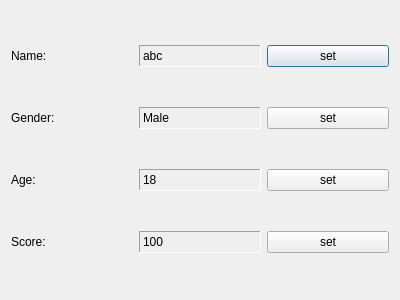
<?xml version="1.0" encoding="UTF-8"?>
<ui version="4.0">
 <class>stdid</class>
 <widget class="QDialog" name="stdid">
  <property name="geometry">
   <rect>
    <x>0</x>
    <y>0</y>
    <width>400</width>
    <height>300</height>
   </rect>
  </property>
  <property name="windowTitle">
   <string>Dialog</string>
  </property>
  <layout class="QGridLayout" name="gridLayout">
   <item row="0" column="0">
    <widget class="QLabel" name="name_label">
     <property name="text">
      <string>Name:</string>
     </property>
    </widget>
   </item>
   <item row="2" column="0">
    <widget class="QLabel" name="gender_label">
     <property name="text">
      <string>Gender:</string>
     </property>
    </widget>
   </item>
   <item row="2" column="1">
    <widget class="QLabel" name="gender_value">
     <property name="frameShape">
      <enum>QFrame::Panel</enum>
     </property>
     <property name="frameShadow">
      <enum>QFrame::Sunken</enum>
     </property>
     <property name="text">
      <string>Male</string>
     </property>
    </widget>
   </item>
   <item row="3" column="0">
    <widget class="QLabel" name="age_label">
     <property name="text">
      <string>Age:</string>
     </property>
    </widget>
   </item>
   <item row="0" column="1">
    <widget class="QLabel" name="name_value">
     <property name="frameShape">
      <enum>QFrame::Panel</enum>
     </property>
     <property name="frameShadow">
      <enum>QFrame::Sunken</enum>
     </property>
     <property name="text">
      <string>abc</string>
     </property>
    </widget>
   </item>
   <item row="0" column="2">
    <widget class="QPushButton" name="name_btn">
     <property name="text">
      <string>set</string>
     </property>
    </widget>
   </item>
   <item row="3" column="1">
    <widget class="QLabel" name="age_value">
     <property name="frameShape">
      <enum>QFrame::Panel</enum>
     </property>
     <property name="frameShadow">
      <enum>QFrame::Sunken</enum>
     </property>
     <property name="text">
      <string>18</string>
     </property>
    </widget>
   </item>
   <item row="4" column="1">
    <widget class="QLabel" name="score_value">
     <property name="frameShape">
      <enum>QFrame::Panel</enum>
     </property>
     <property name="frameShadow">
      <enum>QFrame::Sunken</enum>
     </property>
     <property name="text">
      <string>100</string>
     </property>
    </widget>
   </item>
   <item row="4" column="0">
    <widget class="QLabel" name="score_label">
     <property name="text">
      <string>Score:</string>
     </property>
    </widget>
   </item>
   <item row="2" column="2">
    <widget class="QPushButton" name="gender_btn">
     <property name="text">
      <string>set</string>
     </property>
    </widget>
   </item>
   <item row="3" column="2">
    <widget class="QPushButton" name="age_btn">
     <property name="text">
      <string>set</string>
     </property>
    </widget>
   </item>
   <item row="4" column="2">
    <widget class="QPushButton" name="score_btn">
     <property name="text">
      <string>set</string>
     </property>
    </widget>
   </item>
  </layout>
 </widget>
 <resources/>
 <connections/>
</ui>
